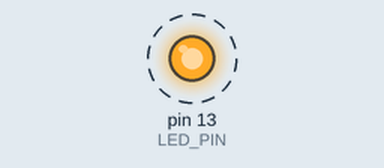
This program was run on a simulated Arduino Uno, built with avr-gcc and run on an emulated ATmega328P. On the bench: output pins drawn as LEDs (lit = HIGH). Dashed ring = blinking.

Above: at 0.5 s.
Timing chart, 0 to 4.6 s (numbered marks = the images above):
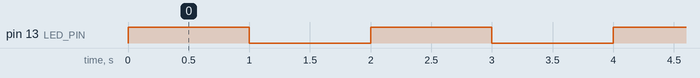

The program:

main.cpp
```cpp
#include <Arduino.h>

// Variablen anlegen
int LED_PIN = 13;
int ZEIT_AUS = 1000;
int ZEIT_EIN = 1000;

// Wird beim Programmstart genau 1x ausgeführt
void setup() {
  pinMode(LED_PIN, OUTPUT);
}

// Wird immer wieder ausgeführt
void loop() {
  digitalWrite(LED_PIN, HIGH);
  delay(ZEIT_EIN);
  digitalWrite(LED_PIN, LOW);
  delay(ZEIT_AUS);
}
```

Measured:
- by itself, pin 13 (LED_PIN): alternates HIGH for 1.0 s and LOW for 1.0 s
